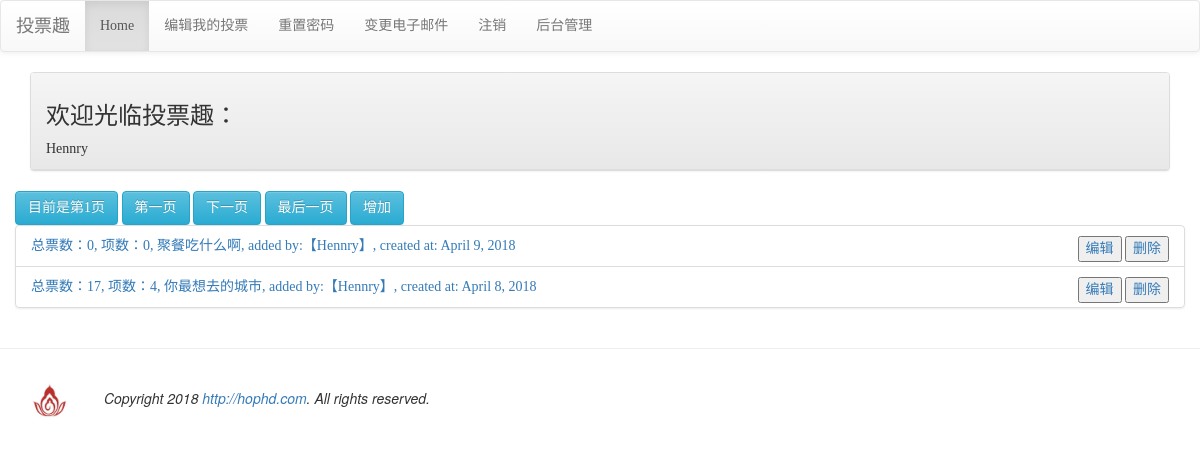
/mypoll/ (signed in), run on the app's committed database.
### mysite/models.py (models this page shows, shortened)
class Poll(models.Model):
	user = models.ForeignKey(User, on_delete=models.CASCADE)
	name = models.CharField(max_length=200, null=False)
	created_at = models.DateField(auto_now_add=True)
	enabled = models.BooleanField(default=False)

class PollItem(models.Model):
	poll = models.ForeignKey(Poll, on_delete=models.CASCADE)
	name = models.CharField(max_length=200, null=False)
	image_url = models.CharField(max_length=200, null=True, blank=True)
	vote = models.PositiveIntegerField(default=0)

### mysite/views.py (the view)
# urls.py: url(r'^mypoll/$', views.mypoll),
@login_required
def mypoll(request):
	all_polls = models.Poll.objects.filter(user=request.user).order_by('-created_at')
	paginator = Paginator(all_polls, 2)
	p = request.GET.get('p')
	try:
		polls = paginator.page(p)
	except PageNotAnInteger:
		polls = paginator.page(1)
	except EmptyPage:
		polls = paginator.page(paginator.num_pages)
	return render(request, 'mypoll.html', locals())

### mysite/templatetags/mvote-extra.py (called while the page is built)
@register.filter(name="show_items")
def show_items(value):
	try:
		poll = models.Poll.objects.get(id=int(value))
		items = models.PollItem.objects.filter(poll=poll).count()
	except:
		items = 0
	return items

@register.filter(name="show_votes")
def show_votes(value):
	try:
		poll = models.Poll.objects.get(id=int(value))
		votes = 0
		pollitems = models.PollItem.objects.filter(poll=poll)
		for item in pollitems:
			votes = votes + item.vote
	except:
		votes = 0
	return votes

### templates/mypoll.html (shortened to what this page needs)
{% extends 'base.html' %}
{% block content %}
	<div class="container">
		<div class="row">
			<div class="col-md-12">
				<div class="panel panel-default">
					<div class="panel-heading">
						{% if user.is_authenticated %}
							<h3>欢迎光临投票趣：</h3>
							{% if user.socialaccount_set.all.0.extra_data.name %}
								{{user.socialaccount_set.all.0.extra_data.name}}
							{% else %}
								{{user.username}}
							{% endif %}
						{% else %}
							<p>欢迎登录投票趣</p>
						{% endif %}
					</div>
				</div>
			</div>
		</div>
		<div class="row">
			<button class="btn btn-info">
				目前是第{{polls.number}}页
			</button>
			<button class="btn btn-info">
				<a href="?p=1" style="color:white">第一页</a>
			</button>
			{% if polls.has_next %}
				<button class="btn btn-info">
					<a href="?p={{polls.next_page_number}}" style="color:white">下一页</a>
				</button>
			{% endif %}
			<button class="btn btn-info">
				<a href="?p={{paginator.num_pages}}" style="color:white">最后一页</a>
			</button>
			<button class="btn btn-info">
				<a href="/addpoll/" style="color:white">增加</a>
			</button>
		</div>
		<div>
			<div class="row">
				{% load mvote-extra %}
				{% for poll in polls %}
					{% if forloop.first %}
						<div class="list-group">
					{% endif %}
						<p class="list-group-item">
							<a href="{% url 'poll-url' poll.id %}">
								总票数：{{poll.id | show_votes}},
								项数：{{poll.id | show_items}},
								{{poll.name}}, added by:【{{poll.user}}】,
								created at: {{poll.created_at}}
							</a>
							<span style="float:right">
								<button><a href="{% url 'editpoll-url' poll.id %}">编辑</a></button>
								<button><a href="{% url 'delpoll-url' poll.id %}">删除</a></button>
							</span>
						</p>
					{% if forloop.last %}
						</div>
					{% endif %}
				{% empty %}
					<h3><em>暂无可用投票项</em></h3>
				{% endfor %}
			</div>
		</div>
	</div>
{% endblock %}

### templates/base.html (style rules this page uses)
h1,h2,h3,h4,h5,p,div { font-family:微软雅黑; }

### data on the page
Poll: id|show_votes "0", id|show_items "0", name "聚餐吃什么啊", user "Hennry", created_at "April 9, 2018"
Poll: id|show_votes "17", id|show_items "4", name "你最想去的城市", user "Hennry", created_at "April 8, 2018"

### other printed values
{{ user.username }} "Hennry"
{{ polls.number }} "1"
